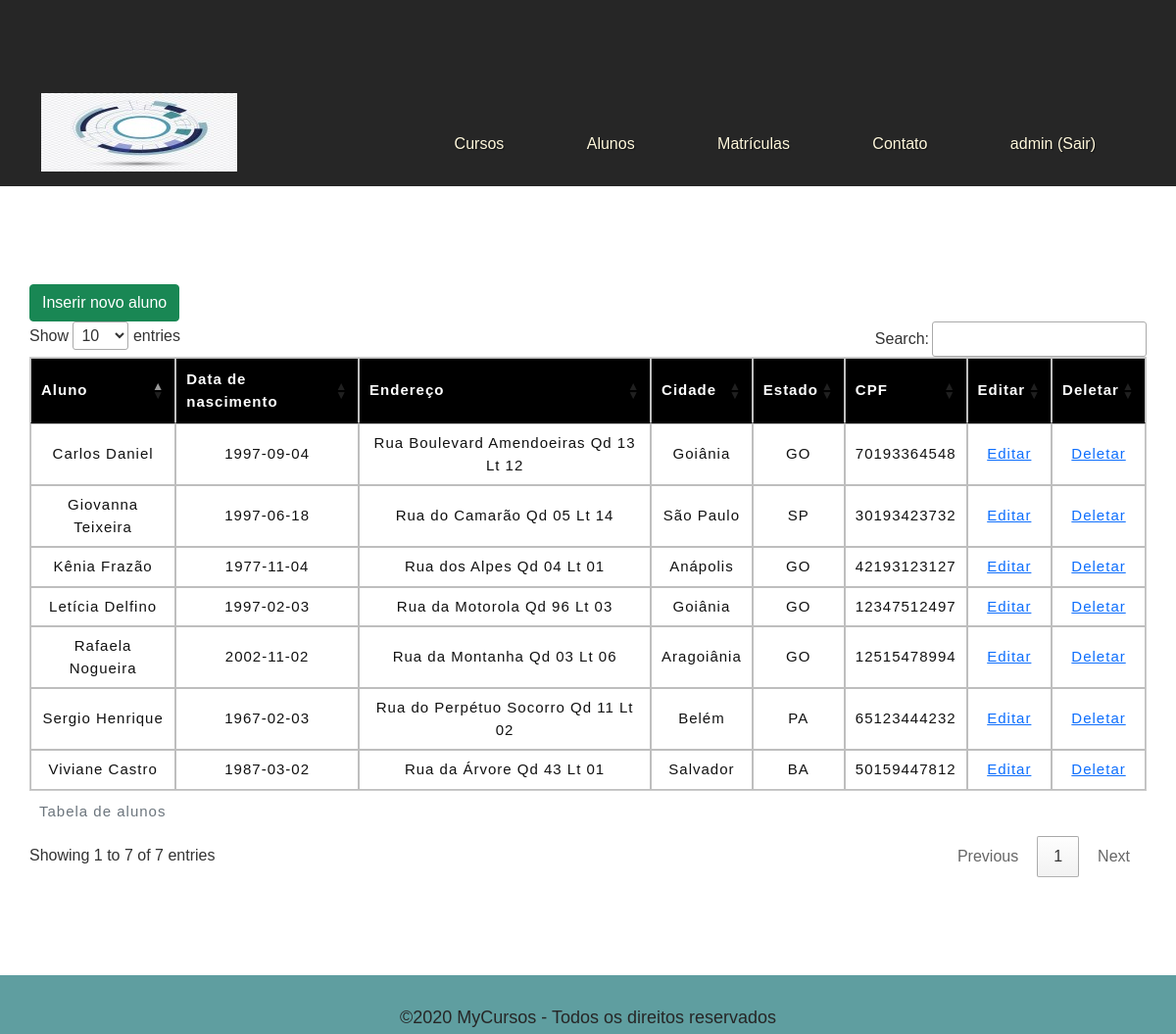
Page /index.php?pagina=alunos (signed in) on the committed database.
### tables this page shows
CREATE TABLE `alunos` (
  `id_aluno` int(11) NOT NULL AUTO_INCREMENT,
  `nome_aluno` varchar(100) NOT NULL,
  `data_nascimento` date NOT NULL,
  `endereco` varchar(255) NOT NULL,
  `cidade` varchar(100) NOT NULL,
  `estado` varchar(2) NOT NULL,
  `cpf` varchar(11) NOT NULL,
  PRIMARY KEY (`id_aluno`)
);

### views/alunos.php (the view)
<a class="btn btn-success" href="?pagina=inserir_aluno">Inserir novo aluno</a>
<table style="border:1px solid #ccc; width: 100%" id="alunos">
    <caption>Tabela de alunos</caption>
    <thead>
        <tr>
            <th>Aluno </th>
            <th>Data de nascimento</th>
            <th>Endereço</th>
            <th>Cidade</th>
            <th>Estado</th>
            <th>CPF</th>
            <th>Editar</th>
            <th>Deletar</th>
        </tr>
    </thead>
    <tbody>
    <?php
    $servidor = 'localhost';
    $user = 'root';
    $senha = 'colin122';
    $db = 'escola_curso';
    $connection = mysqli_connect($servidor, $user, $senha, $db);
    $query = "SELECT * FROM alunos";
    $consulta_alunos = mysqli_query($connection, $query);
    while($linha = mysqli_fetch_array($consulta_alunos)){
        echo '<tr><td>'.$linha['nome_aluno'].'</td>';
        echo '<td>'. $linha['data_nascimento'].'</td>';
        echo '<td>'. $linha['endereco'].'</td>';
        echo '<td>'. $linha['cidade'].'</td>';
        echo '<td>'. $linha['estado'].'</td>';
        echo '<td>'. $linha['cpf'].'</td>';
        ?>
        <td><a href="?pagina=inserir_aluno&editar=<?php echo $linha['id_aluno']; ?>">Editar</a></td>
        <td><a href="deleta_aluno.php?id_aluno=<?php echo $linha['id_aluno']; ?>">Deletar</a></td></tr>
        <?php
    }
    ?>
    </tbody>
</table>

### css/estilo.css (style rules this page uses)
* { margin: 0; padding: 0; }
body { font-family: helvetica, arial, serif; font-size: 16px; color:#333; }
td,th { text-align: center; border: 1px solid rgb(190, 190, 190); padding: 5px }
th { background-color: black; color: white }
table { border-collapse: collapse; border: 10px solid #ffff; letter-spacing: 1px; font-family: sans-serif; font-size: 15px; color: #111111; }
caption { caption-side: bottom; padding: 10px; font-style: normal }

### rows in the picture
alunos: nome_aluno "Carlos Daniel", data_nascimento "1997-09-04", endereco "Rua Boulevard Amendoeiras Qd 13 Lt 12", cidade "Goiânia", estado "GO", cpf "70193364548"
alunos: nome_aluno "Giovanna Teixeira", data_nascimento "1997-06-18", endereco "Rua do Camarão Qd 05 Lt 14", cidade "São Paulo", estado "SP", cpf "30193423732"
alunos: nome_aluno "Kênia Frazão", data_nascimento "1977-11-04", endereco "Rua dos Alpes Qd 04 Lt 01", cidade "Anápolis", estado "GO", cpf "42193123127"
alunos: nome_aluno "Sergio Henrique", data_nascimento "1967-02-03", endereco "Rua do Perpétuo Socorro Qd 11 Lt 02", cidade "Belém", estado "PA", cpf "65123444232"
alunos: nome_aluno "Rafaela Nogueira", data_nascimento "2002-11-02", endereco "Rua da Montanha Qd 03 Lt 06", cidade "Aragoiânia", estado "GO", cpf "12515478994"
alunos: nome_aluno "Viviane Castro", data_nascimento "1987-03-02", endereco "Rua da Árvore Qd 43 Lt 01", cidade "Salvador", estado "BA", cpf "50159447812"
alunos: nome_aluno "Letícia Delfino", data_nascimento "1997-02-03", endereco "Rua da Motorola Qd 96 Lt 03", cidade "Goiânia", estado "GO", cpf "12347512497"

### other values in the picture
$_SESSION['usuario'] "admin"
